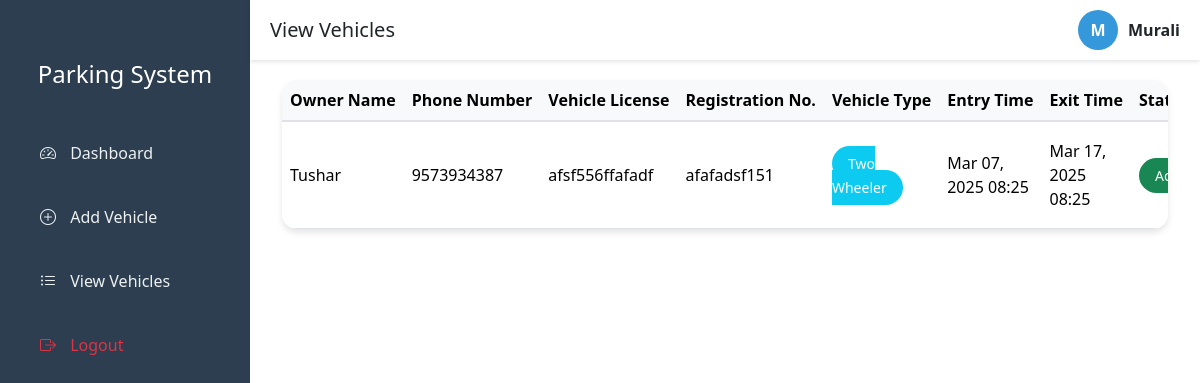
Screenshot of /view-vehicles/ (signed in) with the database file from the repository.
### parking/models.py (models this page shows, shortened)
class Vehicle(models.Model):
    VEHICLE_TYPES = [
        ('2W', 'Two Wheeler'),
        ('4W', 'Four Wheeler'),
        ('HV', 'Heavy Vehicle'),
        ('OT', 'Other')
    ]
    owner = models.ForeignKey(User, on_delete=models.CASCADE)
    owner_name = models.CharField(max_length=100, default='')
    phone_number = models.CharField(max_length=15, default='')
    vehicle_number = models.CharField(max_length=20, unique=True)
    registration_number = models.CharField(max_length=50, default='')
    vehicle_type = models.CharField(max_length=2, choices=VEHICLE_TYPES, default='OT')
    entry_time = models.DateTimeField(default=timezone.now)
    exit_time = models.DateTimeField(default=timezone.now)
    created_at = models.DateTimeField(auto_now_add=True)
    updated_at = models.DateTimeField(auto_now=True)
    class Meta:
        ordering = ['-created_at']

### parking/views.py (the view)
# urls.py: path('view-vehicles/', views.view_vehicles, name='view_vehicles'),
@login_required(login_url='login')
@ensure_csrf_cookie
def view_vehicles(request):
    vehicles = Vehicle.objects.filter(owner=request.user)
    return render(request, 'parking/view_vehicles.html', {'vehicles': vehicles})

### parking/templates/parking/view_vehicles.html (shortened to what this page needs)
<!DOCTYPE html>
<html lang="en">
<head>
    <link href="https://cdn.jsdelivr.net/npm/bootstrap@5.3.2/dist/css/bootstrap.min.css" rel="stylesheet">
    <link rel="stylesheet" href="https://cdn.jsdelivr.net/npm/bootstrap-icons@1.11.1/font/bootstrap-icons.css">
</head>
<body>
    <div class="sidebar">
        <div class="d-flex flex-column">
            <div class="text-white text-center mb-4">
                <h4>Parking System</h4>
            </div>
            <ul class="nav flex-column">
                <li class="nav-item">
                    <a href="{% url 'dashboard' %}" class="nav-link">
                        <i class="bi bi-speedometer2"></i> Dashboard
                    </a>
                </li>
                <li class="nav-item">
                    <a href="{% url 'add_vehicle' %}" class="nav-link">
                        <i class="bi bi-plus-circle"></i> Add Vehicle
                    </a>
                </li>
                <li class="nav-item">
                    <a href="{% url 'view_vehicles' %}" class="nav-link active">
                        <i class="bi bi-list-ul"></i> View Vehicles
                    </a>
                </li>
                <li class="nav-item mt-auto">
                    <a href="{% url 'logout' %}" class="nav-link text-danger">
                        <i class="bi bi-box-arrow-right"></i> Logout
                    </a>
                </li>
            </ul>
        </div>
    </div>
    <div class="top-nav d-flex align-items-center justify-content-between">
        <h5 class="m-0">View Vehicles</h5>
        <div class="user-profile">
            <div class="user-avatar">
                {{ request.user.username|make_list|first|upper }}
            </div>
            <div>
                <strong>{{ request.user.username }}</strong>
            </div>
        </div>
    </div>
    <div class="main-content">
        <div class="container-fluid">
            <div class="table-responsive">
                <table class="table table-hover">
                    <thead>
                        <tr>
                            <th>Owner Name</th>
                            <th>Phone Number</th>
                            <th>Vehicle License</th>
                            <th>Registration No.</th>
                            <th>Vehicle Type</th>
                            <th>Entry Time</th>
                            <th>Exit Time</th>
                            <th>Status</th>
                        </tr>
                    </thead>
                    <tbody>
                        {% for vehicle in vehicles %}
                        <tr>
                            <td>{{ vehicle.owner_name }}</td>
                            <td>{{ vehicle.phone_number }}</td>
                            <td>{{ vehicle.vehicle_number }}</td>
                            <td>{{ vehicle.registration_number }}</td>
                            <td>
                                <span class="vehicle-type-badge bg-info text-white">
                                    {% if vehicle.vehicle_type == '2W' %}Two Wheeler
                                    {% elif vehicle.vehicle_type == '4W' %}Four Wheeler
                                    {% elif vehicle.vehicle_type == 'HV' %}Heavy Vehicle
                                    {% else %}Other{% endif %}
                                </span>
                            </td>
                            <td>{{ vehicle.entry_time|date:"M d, Y H:i" }}</td>
                            <td>{{ vehicle.exit_time|date:"M d, Y H:i" }}</td>
                            <td>
                                {% now "Y-m-d H:i" as current_time %}
                                {% if vehicle.exit_time|date:"Y-m-d H:i" < current_time %}
                                    <span class="status-badge bg-danger text-white">Expired</span>
                                {% else %}
                                    <span class="status-badge bg-success text-white">Active</span>
                                {% endif %}
                            </td>
                        </tr>
                        {% endfor %}
                    </tbody>
                </table>
            </div>
        </div>
    </div>
</body>
</html>

### parking/templates/parking/view_vehicles.html (style rules this page uses)
:root { --sidebar-width: 250px; }
.sidebar { width: var(--sidebar-width); height: 100vh; position: fixed; left: 0; top: 0; background-color: #2c3e50; padding-top: 60px; transition: all 0.3s; }
.sidebar .nav-link { color: #ecf0f1; padding: 15px 25px; border-radius: 8px; margin: 5px 15px; transition: all 0.3s; }
.sidebar .nav-link i { margin-right: 10px; }
.main-content { margin-left: var(--sidebar-width); padding: 20px; padding-top: 80px; }
.top-nav { position: fixed; top: 0; right: 0; left: var(--sidebar-width); height: 60px; background-color: white; box-shadow: 0 2px 4px rgba(0,0,0,0.1); z-index: 1000; padding: 0 20px; }
.user-profile { display: flex; align-items: center; gap: 10px; }
.user-avatar { width: 40px; height: 40px; border-radius: 50%; background-color: #3498db; color: white; display: flex; align-items: center; justify-content: center; font-weight: bold; }
.table-responsive { border-radius: 15px; box-shadow: 0 4px 6px rgba(0, 0, 0, 0.1); background-color: white; }
.table { margin-bottom: 0; }
.table th { background-color: #f8f9fa; border-bottom: 2px solid #dee2e6; white-space: nowrap; }
.table td { vertical-align: middle; }
.vehicle-type-badge { padding: 0.5rem 1rem; border-radius: 20px; font-size: 0.875rem; }
.status-badge { padding: 0.5rem 1rem; border-radius: 20px; font-size: 0.875rem; }

### rows the page displays
Vehicle: owner_name "Tushar", phone_number "9573934387", vehicle_number "afsf556ffafadf", registration_number "afafadsf151", vehicle_type "Two Wheeler", entry_time "Mar 07, 2025 08:25", exit_time "Mar 17, 2025 08:25", shows "Active"

### other values shown
{{ request.user.username|make_list|first|upper }} "M"
{{ request.user.username }} "Murali"
